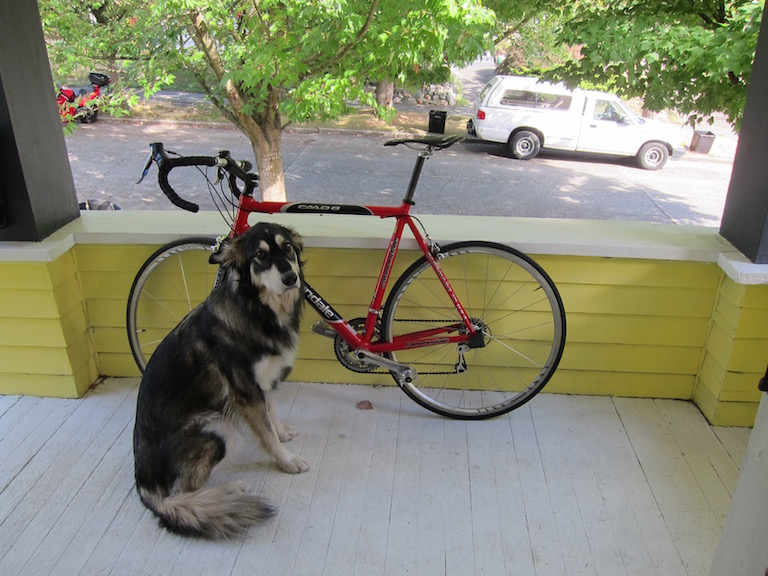
#> input picture data/sample_images/dog_bike_car.jpg, 768 x 576 px; its folder holds only this picture in this run
$ python 01_image_basics.py   (older library calls are emulated)
#> lines starting #> are read from the running program, lines starting #| are printed output that depends on the picture; after the words box and inside, x2 and y2 are one past the last pixel; in counts of white or black regions, pixels touching at a corner belong together
"""
Image Basics

This script covers fundamental concepts in digital image processing. We'll look
at what images are at the data level, how color information is encoded, and why
edge detection matters for object recognition.
"""

import numpy as np
import cv2
import matplotlib.pyplot as plt
from pathlib import Path

def load_image(image_path):
    """
    Loads an image from disk and converts it to RGB color space.

    OpenCV loads images in BGR format by default (a historical quirk from early
    camera sensor designs), so we need to convert the loaded BGR array to RGB,
    which is the standard format used by most other libraries (matplotlib,
    PIL, scikit-image) and matches how we typically think about color channels.

    :param image_path: Path to the image file on disk.
    :return: The image as a numpy array in RGB format.
    """
    img_bgr = cv2.imread(str(image_path))
#> img_bgr is the input picture: shape (576, 768, 3); mean B, G, R 114.1, 135.7, 134.4
    if img_bgr is None:
        raise ValueError(f"Could not load image from {image_path}")

    # Convert from BGR to RGB using OpenCV's color conversion function
    img_rgb = cv2.cvtColor(img_bgr, cv2.COLOR_BGR2RGB)
    return img_rgb


def analyze_image_structure(image):
    """
    Prints basic structural information about the image array.

    Images in NumPy are represented as 3D arrays with shape (height, width,
    channels). For an RGB image, we have 3 channels. The dtype tells us how
    pixel values are stored (typically `uint8` for 8-bit color images, meaning
    each channel value ranges from 0 to 255). Memory usage is calculated from
    the total number of bytes in the array, which matters when processing large
    batches of high-resolution images.

    :param image: The image array to analyze.
    """
    print(f"Shape: {image.shape}")
#| Shape: (576, 768, 3)
    print(f"  → Height (rows): {image.shape[0]} pixels")
#|   → Height (rows): 576 pixels
    print(f"  → Width (cols):  {image.shape[1]} pixels")
#|   → Width (cols):  768 pixels
    print(f"  → Channels:      {image.shape[2]} (RGB)")
#|   → Channels:      3 (RGB)

    print(f"\nData type: {image.dtype}")
#| Data type: uint8
    print(f"  → uint8 means: unsigned integer, 0-255 range")
    print(f"  → This is standard for 8-bit color images")

    print(f"\nValue range: [{image.min()}, {image.max()}]")
#| Value range: [0, 255]

    memory_bytes = image.nbytes
#> memory_bytes = 1327104
    memory_mb = memory_bytes / (1024 * 1024)
#> memory_mb = 1.27
    print(f"\nMemory usage: {memory_mb:.2f} MB")
#| Memory usage: 1.27 MB
    print(f"  → Calculation: {image.shape[0]} × {image.shape[1]} × {image.shape[2]} = {memory_bytes:,} bytes")
#|   → Calculation: 576 × 768 × 3 = 1,327,104 bytes

    # A single 20MP drone image = ~60 MB
    # A mission with 1000 images = 60 GB of raw data to process!

def visualize_color_channels(image, output_path):
    """
    Splits the image into its R, G, B channels and visualizes them separately.

    Each pixel in an RGB image stores three values, one for each color channel.
    By looking at the channels separately, we can see how color information is
    distributed. For example, objects that appear blue in the original image
    will have high values in the blue channel but lower values in the red and
    green channels.

    :param image: The RGB image array.
    :param output_path: Path where the figure will be saved.
    """
    # Array slicing syntax: image[:, :, 0] means "all rows, all columns, first channel"
    red_channel = image[:, :, 0]
    green_channel = image[:, :, 1]
    blue_channel = image[:, :, 2]
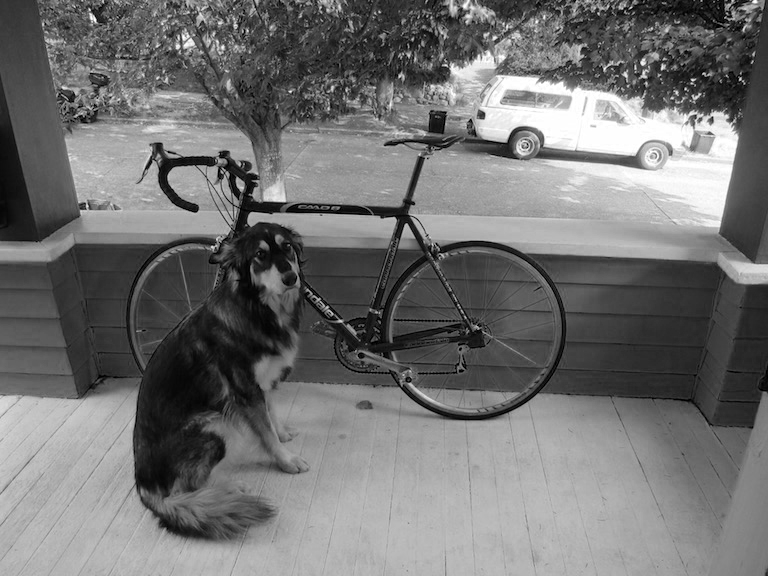
#> blue_channel: shape (576, 768); min 0, max 255, mean 114.1

    fig, axes = plt.subplots(2, 2, figsize=(12, 10))

    axes[0, 0].imshow(image)
    axes[0, 0].set_title('Original')

    # We use colormaps like 'Reds', 'Greens', 'Blues' to visualize each channel
    axes[0, 1].imshow(red_channel, cmap='Reds')
    axes[0, 1].set_title('Red Channel')

    axes[1, 0].imshow(green_channel, cmap='Greens')
    axes[1, 0].set_title('Green Channel')

    axes[1, 1].imshow(blue_channel, cmap='Blues')
    axes[1, 1].set_title('Blue Channel')

    for ax in axes.flatten(): ax.axis('off')

    plt.tight_layout()
    plt.savefig(output_path, dpi=150, bbox_inches='tight')
    plt.close()


def convert_to_grayscale(image):
    """
    Converts an RGB image to grayscale using a weighted sum.

    Instead of taking a simple average of the three channels, we use the
    formula 0.299*R + 0.587*G + 0.114*B. These weights are based on human
    perception. Our eyes are more sensitive to green light than red or blue, so
    the green channel gets more weight. This formula preserves perceived
    brightness better than an unweighted average.

    :param image: The RGB image array.
    :return: The grayscale image as a 2D array.
    """
    gray = 0.299 * image[:, :, 0] + 0.587 * image[:, :, 1] + 0.114 * image[:, :, 2]
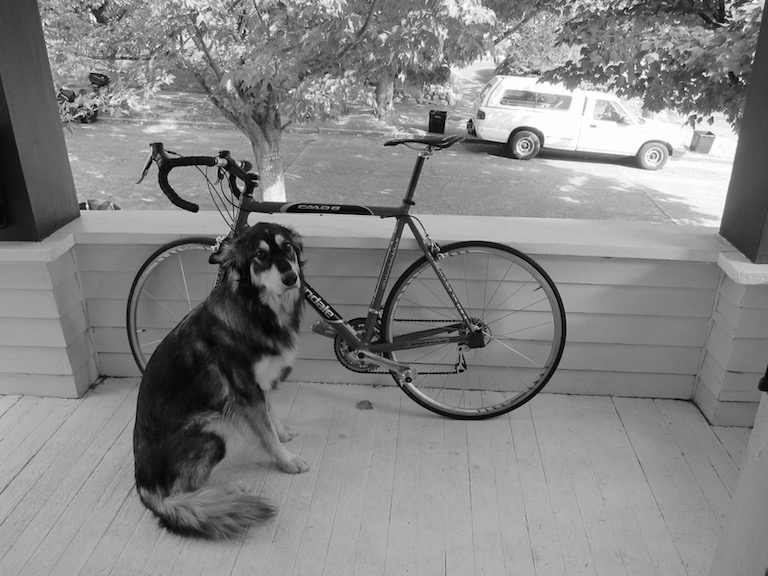
#> gray: shape (576, 768) float64; min 0, max 255, mean 132.8

    # We convert the result back to uint8 (8-bit integers) to match the original image format
    return gray.astype(np.uint8)


def compute_gradients(gray_image):
    """
    Calculates image gradients to detect edges.

    Edges occur where pixel intensity changes rapidly. The Sobel operator
    computes the derivative of the image in both the x direction (horizontal
    edges) and the y direction (vertical edges) using a 3x3 convolution kernel.
    We then combine these two gradients using the Euclidean distance formula to
    get the overall edge magnitude at each pixel.

    This is conceptually similar to what happens in the first layers of a
    convolutional neural network. CNNs learn their own edge detectors during
    training, but they're fundamentally doing the same kind of operation.

    :param gray_image: The grayscale image array.
    :return: The edge magnitude array.
    """
    # `cv2.Sobel` parameters: (input, output depth, derivative order in x, derivative order in y, kernel size)
    grad_x = cv2.Sobel(gray_image, cv2.CV_64F, 1, 0, ksize=3)
    grad_y = cv2.Sobel(gray_image, cv2.CV_64F, 0, 1, ksize=3)
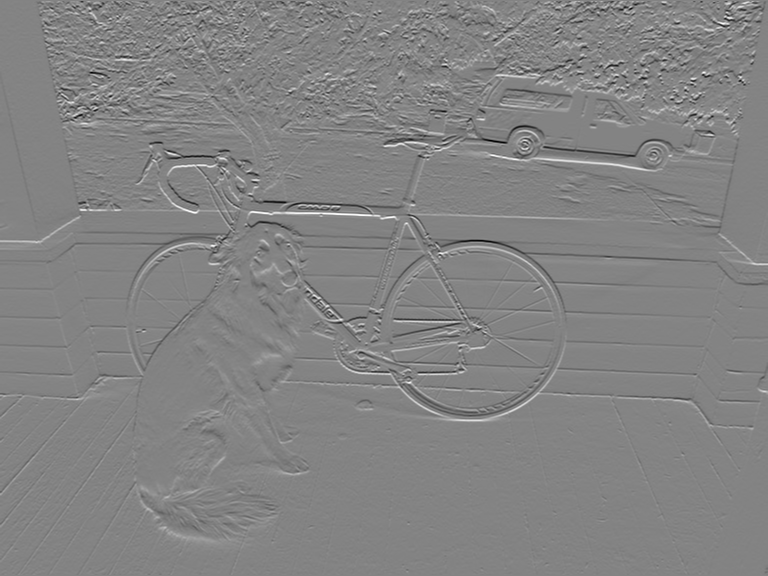
#> grad_y: shape (576, 768) float64; min -796, max 748, mean 0.4; drawn with min black and max white

    # Combine the x and y gradients using Euclidean distance
    magnitude = np.sqrt(grad_x**2 + grad_y**2)
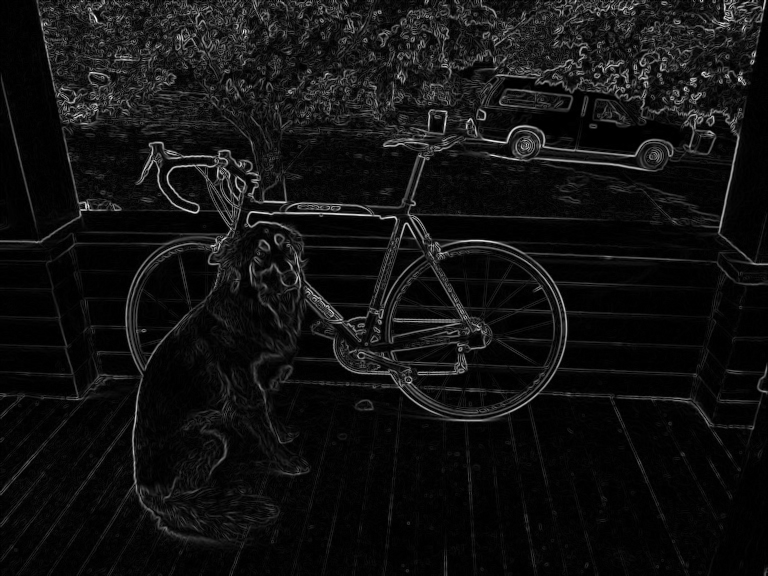
#> magnitude: shape (576, 768) float64; min 0, max 864.3, mean 59.6; drawn with min black and max white

    # Clip values to the valid range and convert back to uint8
    magnitude = np.clip(magnitude, 0, 255).astype(np.uint8)
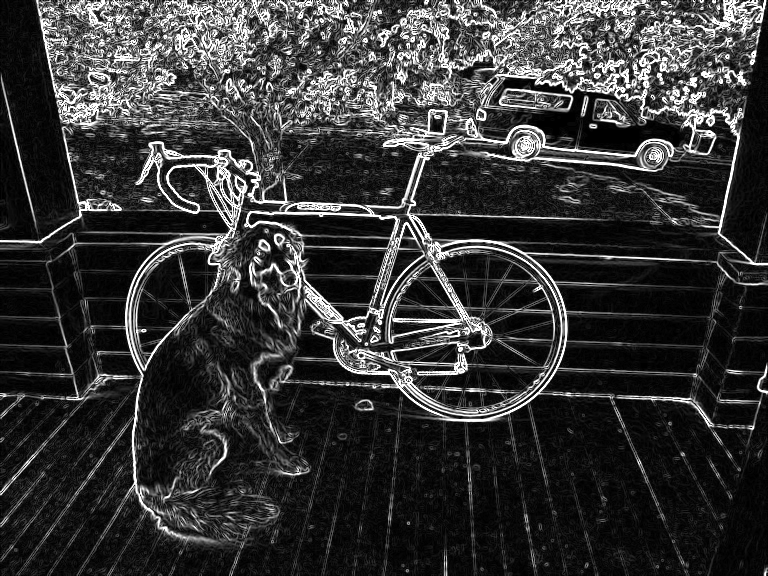
#> magnitude: shape (576, 768); min 0, max 255, mean 54.1

    return magnitude


def visualize_edge_detection(image, output_path):
    """
    Demonstrates edge detection on the image and saves the result.

    :param image: The RGB image array.
    :param output_path: Path where the figure will be saved.
    """
    gray = convert_to_grayscale(image)
    edges = compute_gradients(gray)

    fig, axes = plt.subplots(1, 3, figsize=(15, 5))

    axes[0].imshow(image)
    axes[0].set_title('Original')

    axes[1].imshow(gray, cmap='gray')
    axes[1].set_title('Grayscale')

    axes[2].imshow(edges, cmap='hot')
    axes[2].set_title('Edges (Sobel)')

    for ax in axes: ax.axis('off')

    plt.tight_layout()
    plt.savefig(output_path, dpi=150, bbox_inches='tight')
    plt.close()


def demonstrate_color_thresholding(image, output_path):
    """
    Attempts to segment solar panels using color thresholding alone.

    This is a simple segmentation technique where we convert the image to HSV
    color space (which separates hue, saturation, and value) and then threshold
    the hue channel to find pixels in a specific color range. In this case,
    we're looking for blue pixels, which is where solar panels typically fall.

    The reason we use HSV instead of RGB is that HSV separates the color
    information (hue) from the brightness (value), making it more robust to
    lighting changes. However, even with HSV, this method is still fragile. It
    fails when there are shadows, reflections, or panels of different colors.

    :param image: The RGB image array.
    :param output_path: Path where the figure will be saved.
    :return: The percentage of the image that was classified as blue.
    """
    # Convert from RGB to HSV color space
    hsv = cv2.cvtColor(image, cv2.COLOR_RGB2HSV)
#> hsv: shape (576, 768, 3); mean H, S, V 61.8, 62.6, 142.5

    # Define the range for blue hues. In OpenCV's HSV representation, hue is
    # represented in the range [0, 180] (not [0, 360] as in standard HSV),
    # saturation is [0, 255], and value is [0, 255].
    lower_blue = np.array([100, 50, 50])
    upper_blue = np.array([130, 255, 255])

    # Create a binary mask where pixels within the blue range are set to 255
    # (white) and all other pixels are set to 0 (black)
    mask = cv2.inRange(hsv, lower_blue, upper_blue)
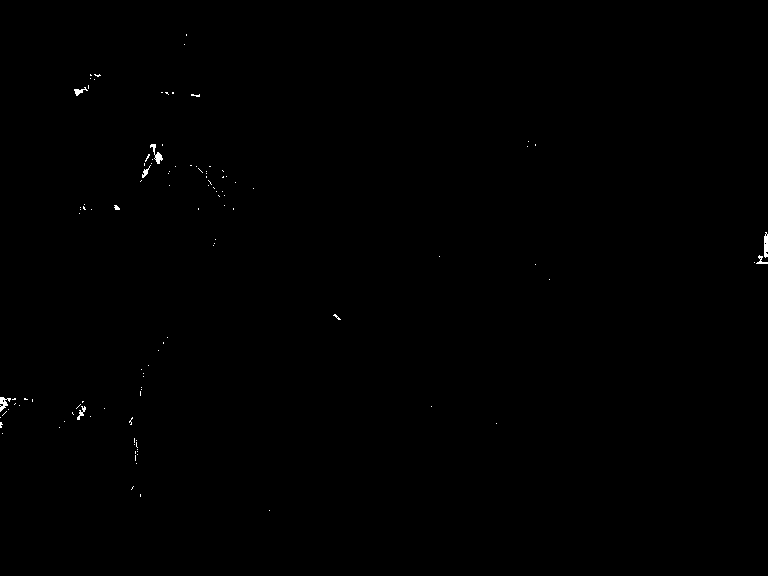
#> mask: shape (576, 768); 0.17% white; 111 white regions (103 under 20 px), largest, box (x1, y1, x2, y2) and area: (150, 144, 163, 164) 94, (764, 232, 768, 258) 88, (0, 397, 11, 412) 80

    fig, axes = plt.subplots(1, 3, figsize=(15, 5))

    axes[0].imshow(image)
    axes[0].set_title('Original')

    # Force the plotter to use the full 0-180 range
    axes[1].imshow(hsv[:, :, 0], cmap='hsv', vmin=0, vmax=180)
    axes[1].set_title('Hue Channel')

    axes[2].imshow(mask, cmap='gray')
    axes[2].set_title('Blue Mask')

    for ax in axes: ax.axis('off')

    plt.tight_layout()
    plt.savefig(output_path, dpi=150, bbox_inches='tight')
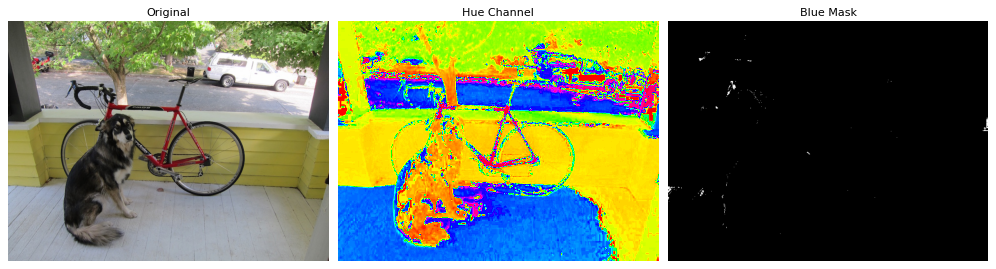
#> figure drawn by matplotlib, 3 panels
    plt.close()

    # Calculate what percentage of the image was classified as blue
    coverage = (mask > 0).sum() / mask.size * 100
#> coverage = 0.167
    return coverage


def create_synthetic_test_image():
    """
    Creates a simple synthetic test image for initial experimentation.

    This image simulates an aerial view with a green background (representing
    grass or ground) and two blue rectangles (representing solar panels). We
    also add some lighter blue spots to simulate glare or reflections.

    Once we have real data, the script will automatically use that instead.

    :return: A synthetic RGB image as a numpy array.
    """
    height, width = 400, 600

    # Initialize a blank image (all zeros) with 3 channels
    image = np.zeros((height, width, 3), dtype=np.uint8)

    # Fill the entire image with a green color [R, G, B]
    image[:, :] = [100, 150, 80]

    # Draw two blue rectangles to represent solar panels
    image[100:200, 150:300] = [40, 60, 120]
    image[150:250, 350:480] = [35, 55, 115]

    # Add some lighter blue spots to simulate glare
    image[120:140, 180:220] = [80, 100, 160]
    image[170:190, 380:420] = [75, 95, 155]

    return image

def main():
    # Set up the project paths using `pathlib.Path` for cross-platform compatibility
    project_root = Path(__file__).parent.parent
    output_dir = project_root / "outputs"
    output_dir.mkdir(exist_ok=True)

    data_dir = project_root / "data" / "sample_images"

    # Look for real images in the data directory. If we find any, we'll use the
    # first one. Otherwise, we'll fall back to the synthetic test image.
    image_files = list(data_dir.glob("*.jpg")) + list(data_dir.glob("*.png"))

    if image_files:
        print(f"Using {image_files[0].name}")
        image = load_image(image_files[0])
    else:
        print("No images found, using synthetic test image")
        image = create_synthetic_test_image()

    print()
    analyze_image_structure(image)

    # Generate all three visualizations and save them to the outputs directory
    print("\nGenerating visualizations...")
    visualize_color_channels(image, output_dir / "01_color_channels.png")
    print(f"Saved {output_dir / '01_color_channels.png'}")

    visualize_edge_detection(image, output_dir / "02_edges.png")
    print(f"Saved {output_dir / '02_edges.png'}")

    coverage = demonstrate_color_thresholding(image, output_dir / "03_color_threshold.png")
#> coverage = 0.167
    print(f"Saved {output_dir / '03_color_threshold.png'}")
    print(f"Color thresholding detected {coverage:.1f}% of the image as blue")
#| Color thresholding detected 0.2% of the image as blue


if __name__ == "__main__":
    main()
